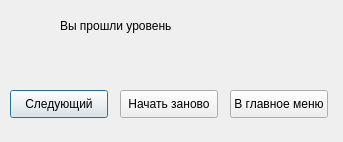
<?xml version="1.0" encoding="UTF-8"?>
<ui version="4.0">
 <class>level_completed</class>
 <widget class="QDialog" name="level_completed">
  <property name="geometry">
   <rect>
    <x>0</x>
    <y>0</y>
    <width>343</width>
    <height>142</height>
   </rect>
  </property>
  <property name="windowTitle">
   <string>Dialog</string>
  </property>
  <widget class="QLabel" name="label">
   <property name="geometry">
    <rect>
     <x>60</x>
     <y>10</y>
     <width>191</width>
     <height>31</height>
    </rect>
   </property>
   <property name="styleSheet">
    <string notr="true">font: 14pt &quot;Comic Sans MS&quot;;</string>
   </property>
   <property name="text">
    <string>Вы прошли уровень</string>
   </property>
  </widget>
  <widget class="QPushButton" name="next">
   <property name="geometry">
    <rect>
     <x>10</x>
     <y>90</y>
     <width>98</width>
     <height>28</height>
    </rect>
   </property>
   <property name="sizePolicy">
    <sizepolicy hsizetype="Expanding" vsizetype="Expanding">
     <horstretch>0</horstretch>
     <verstretch>0</verstretch>
    </sizepolicy>
   </property>
   <property name="minimumSize">
    <size>
     <width>0</width>
     <height>0</height>
    </size>
   </property>
   <property name="sizeIncrement">
    <size>
     <width>0</width>
     <height>0</height>
    </size>
   </property>
   <property name="baseSize">
    <size>
     <width>0</width>
     <height>0</height>
    </size>
   </property>
   <property name="styleSheet">
    <string notr="true">QPushButton {
font: 8pt &quot;Comic Sans MS&quot;;
border-image: url(:/main/small_button.png);
}
QPushButton:pressed {
font: 8pt &quot;Comic Sans MS&quot;;
border-image: url(:/main/small_button_pressed.png);
}</string>
   </property>
   <property name="text">
    <string>Следующий</string>
   </property>
  </widget>
  <widget class="QPushButton" name="replay">
   <property name="geometry">
    <rect>
     <x>120</x>
     <y>90</y>
     <width>98</width>
     <height>28</height>
    </rect>
   </property>
   <property name="sizePolicy">
    <sizepolicy hsizetype="Expanding" vsizetype="Expanding">
     <horstretch>0</horstretch>
     <verstretch>0</verstretch>
    </sizepolicy>
   </property>
   <property name="minimumSize">
    <size>
     <width>0</width>
     <height>0</height>
    </size>
   </property>
   <property name="sizeIncrement">
    <size>
     <width>0</width>
     <height>0</height>
    </size>
   </property>
   <property name="baseSize">
    <size>
     <width>0</width>
     <height>0</height>
    </size>
   </property>
   <property name="styleSheet">
    <string notr="true">QPushButton {
font: 8pt &quot;Comic Sans MS&quot;;
border-image: url(:/main/small_button.png);
}
QPushButton:pressed {
font: 8pt &quot;Comic Sans MS&quot;;
border-image: url(:/main/small_button_pressed.png);
}</string>
   </property>
   <property name="text">
    <string>Начать заново</string>
   </property>
  </widget>
  <widget class="QPushButton" name="main_menu">
   <property name="geometry">
    <rect>
     <x>230</x>
     <y>90</y>
     <width>98</width>
     <height>28</height>
    </rect>
   </property>
   <property name="sizePolicy">
    <sizepolicy hsizetype="Expanding" vsizetype="Expanding">
     <horstretch>0</horstretch>
     <verstretch>0</verstretch>
    </sizepolicy>
   </property>
   <property name="minimumSize">
    <size>
     <width>0</width>
     <height>0</height>
    </size>
   </property>
   <property name="sizeIncrement">
    <size>
     <width>0</width>
     <height>0</height>
    </size>
   </property>
   <property name="baseSize">
    <size>
     <width>0</width>
     <height>0</height>
    </size>
   </property>
   <property name="styleSheet">
    <string notr="true">QPushButton {
font: 8pt &quot;Comic Sans MS&quot;;
border-image: url(:/main/small_button.png);
}
QPushButton:pressed {
font: 8pt &quot;Comic Sans MS&quot;;
border-image: url(:/main/small_button_pressed.png);
}</string>
   </property>
   <property name="text">
    <string>В главное меню</string>
   </property>
  </widget>
  <widget class="QLabel" name="star_1">
   <property name="geometry">
    <rect>
     <x>90</x>
     <y>50</y>
     <width>31</width>
     <height>21</height>
    </rect>
   </property>
   <property name="styleSheet">
    <string notr="true">image: url(:/main/star.png);</string>
   </property>
   <property name="text">
    <string/>
   </property>
  </widget>
  <widget class="QLabel" name="star_2">
   <property name="geometry">
    <rect>
     <x>120</x>
     <y>50</y>
     <width>31</width>
     <height>20</height>
    </rect>
   </property>
   <property name="styleSheet">
    <string notr="true">image: url(:/main/dark_star.png);</string>
   </property>
   <property name="text">
    <string/>
   </property>
  </widget>
  <widget class="QLabel" name="star_3">
   <property name="geometry">
    <rect>
     <x>150</x>
     <y>50</y>
     <width>31</width>
     <height>21</height>
    </rect>
   </property>
   <property name="styleSheet">
    <string notr="true">image: url(:/main/dark_star.png);</string>
   </property>
   <property name="text">
    <string/>
   </property>
  </widget>
 </widget>
 <resources>
  <include location="../res/res.qrc"/>
 </resources>
 <connections/>
</ui>
